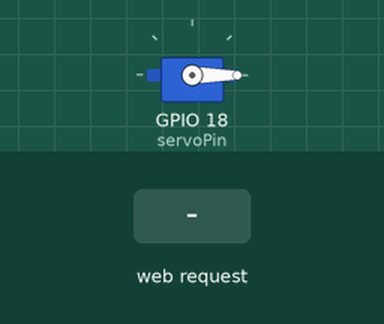
This sketch was run on a simulated ESP32. Shown: servo. Inputs (shaded band) come from the test bench. WiFi joins after 1.5 s; servers stay silent unless stated; what the sketch prints to the serial monitor is not drawn.

Above: at 3.7 s.
3.8 s: HTTP request GET /feed received
At 5.0 s:
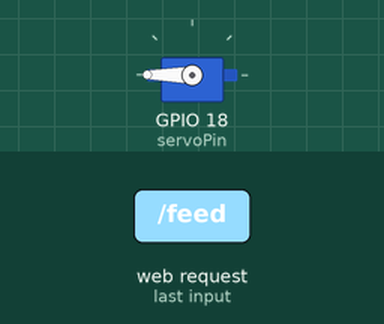
Timing chart, 0 to 8.3 s (numbered marks = the images above; inputs shaded):
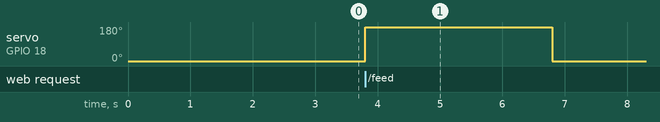

The sketch:

sketch_may1a.ino
```cpp
#include <WiFi.h>
#include <WebServer.h>
#include <ESP32Servo.h>
#include <esp_task_wdt.h>

// Replace with your network credentials
const char* ssid = "Bhikhumatre";
const char* password = "kkdubey69420";

IPAddress local_IP(192, 168, 29, 203);
IPAddress gateway(192, 168, 29, 1);
IPAddress subnet(255, 255, 255, 0);
IPAddress primaryDNS(1, 1, 1, 1);
IPAddress secondaryDNS(8, 8, 8, 8);

WebServer server(80);
Servo feederServo;

const int servoPin = 18; // Change based on your wiring

void handleFeed() {
    Serial.println("Feed command received!");

    // Trigger the feeder mechanism
    feederServo.write(180); // Rotate to feed position
    delay(3000);           // Wait for food to drop
    feederServo.write(0);  // Return to start

    server.send(200, "text/plain", "Feeding sequence complete");
}

void setup() {
    esp_task_wdt_init(30, true); // reboot if stuck for 30 seconds
    esp_task_wdt_add(NULL);
    Serial.begin(115200);
    delay(1000);
    feederServo.attach(servoPin);
    feederServo.write(0); // Set initial position

    if (!WiFi.config(local_IP, gateway, subnet, primaryDNS, secondaryDNS)) {
        Serial.println("Static IP config failed");
    }
    WiFi.begin(ssid, password);
    while (WiFi.status() != WL_CONNECTED) {
        delay(500);
        Serial.print(".");
    }

    Serial.println("");
    Serial.print("Connected to WiFi. IP address: ");
    Serial.println(WiFi.localIP());

    // Define the endpoint
    server.on("/feed", HTTP_GET, handleFeed);

    server.begin();
    Serial.println("HTTP server started");
}

void loop() {
    esp_task_wdt_reset(); // feed watchdog every loop
    if (WiFi.status() != WL_CONNECTED) {
        Serial.println("WiFi lost — reconnecting...");
        WiFi.disconnect();
        if (!WiFi.config(local_IP, gateway, subnet, primaryDNS, secondaryDNS)) {
            Serial.println("Static IP config failed on reconnect");
        }
        WiFi.begin(ssid, password);
        int attempts = 0;
        while (WiFi.status() != WL_CONNECTED && attempts < 20) {
            delay(500);
            attempts++;
        }
    }
    server.handleClient();
}
```

Measured:
- after the input at 3.8 s, servo on GPIO 18 (servoPin): 0° → 180° at once, → 0° 3.0 s later
